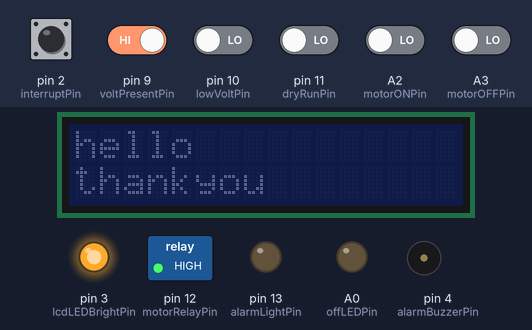
This sketch was run on a simulated Arduino Nano, built with avr-gcc and run on an emulated ATmega328P. Parts: 16×2 character LCD, switched loads named in the sketch (green lamp = pin HIGH), output pins drawn as LEDs (lit = HIGH), buzzer (waves = sounding, pin HIGH). The test bench sets the inputs (shaded band); at power-on: pin 9 (voltPresentPin) HIGH, A2 (motorONPin), A3 (motorOFFPin), pin 2 (interruptPin), pin 10 (lowVoltPin), pin 11 (dryRunPin) LOW. What the sketch prints to the serial monitor is not drawn.

Above: at 1.2 s.
1.3 s: pin 9 (voltPresentPin) driven LOW
At 4.1 s:
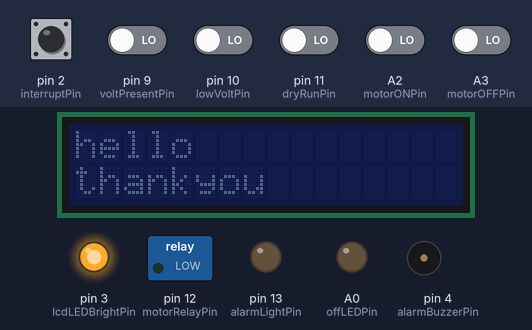
Timing chart, 0 to 5.6 s (numbered marks = the images above; inputs shaded):
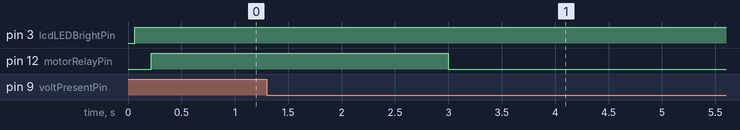

The sketch:

Main_Controller_MCU_Prgm.ino
```cpp
#include <LiquidCrystal_I2C.h>
#include <Wire.h>

LiquidCrystal_I2C lcd(0x27,  16, 2);

const byte interruptPin = 2;
const byte d3Pin = 8;
const byte d2Pin = 7;
const byte d1Pin = 6;
const byte d0Pin = 5;
const byte motorRelayPin = 12;

const byte motorONPin = A2;
const byte motorOFFPin = A3;
const byte voltPresentPin = 9;
const byte lowVoltPin = 10;
const byte dryRunPin = 11;

const byte alarmLightPin = 13;
const byte alarmBuzzerPin = 4;

const byte onLEDPin = A1;
const byte offLEDPin = A0;
const byte inputSwitchPin = A7;
const byte lcdLEDBrightPin = 3;


//volatile byte state = LOW;

volatile bool b[4];
volatile bool d[4];
volatile bool batLow = false;
volatile bool solarCharg = false;

bool dryRunFlag = false;
bool lowVoltFlag = false;
bool voltPresentFlag = false;
bool waterLvlLowFlag = false;
//bool waterLvlHighFlag = false;
bool manualOnFlag = false;
bool manualOffFlag = false;
bool motorStateMemoryFlag = false;
bool motorPinStatusFlag = false;
bool pwrFailFlag = false;
bool error = false;

bool motorStateMemory = false;
bool dryRun = false;
bool lowVolt = false;
bool voltPresent = false;
int waterLvl = 0;

unsigned long previousMills0 = 0;
unsigned long currentMills0 = 0;
unsigned long previousMills1 = 0;
unsigned long currentMills1 = 0;
unsigned long previousMills2 = 0;
unsigned long currentMills2 = 0;
unsigned long previousMills3 = 0;
unsigned long currentMills3 = 0;

int dryrunCounter = 0;
int lowVoltCounter = 0;
int voltPresentCounter = 0;
int voltPresentCounter1 = 0;


void setup() {
  pinMode(interruptPin, INPUT);
  attachInterrupt(digitalPinToInterrupt(interruptPin), interupt, RISING);
  Serial.begin(9600);
  lcd.init();                                        //initialize lcd screen

  pinMode(motorONPin, INPUT);
  pinMode(motorOFFPin, INPUT);
  pinMode(d0Pin, INPUT);
  pinMode(d1Pin, INPUT);
  pinMode(d2Pin, INPUT);
  pinMode(d3Pin, INPUT);
  pinMode(dryRunPin, INPUT);
  pinMode(lowVoltPin, INPUT);
  pinMode(voltPresentPin, INPUT);
  pinMode(motorRelayPin, OUTPUT);
  pinMode(alarmLightPin, OUTPUT);
  pinMode(alarmBuzzerPin, OUTPUT);
  pinMode(onLEDPin, INPUT);
  pinMode(offLEDPin, OUTPUT);
  pinMode(inputSwitchPin, INPUT);
  pinMode(lcdLEDBrightPin, OUTPUT);
}

void loop() {
digitalWrite(lcdLEDBrightPin, HIGH);
 // tell the screen to write on the top row
lcd.setCursor(0,0);
// tell the screen to write “hello, from” on the top  row
lcd.print("hello");
// tell the screen to write on the bottom  row
lcd.setCursor(0,1);
// tell the screen to write “Arduino_uno_guy”  on the bottom row
// you can change whats in the quotes to be what you want  it to be!
lcd.print("thankyou");


 pwrBordReading();
                                                                                                         Serial.print("flags are dryrun, lowvolt, voltpresent: ");
                                                                                                         Serial.print(dryRunFlag);Serial.print("  ");Serial.print(lowVoltFlag);Serial.print("  ");Serial.println(voltPresentFlag);

// comapring the waterlevel and saving to an variable waterLvl
 if(!d[3] && !d[2] && !d[1] && d[0])  waterLvl = 0;
 else if (!d[3] && !d[2] && d[1] && !d[0])  waterLvl = 1;
 else if (!d[3] && !d[2] && d[1] && d[0])  waterLvl = 2;
 else if (!d[3] && d[2] && !d[1] && !d[0])  waterLvl = 3;
 else if (!d[3] && d[2] && !d[1] && d[0])  waterLvl = 4;
 else if (!d[3] && d[2] && d[1] && !d[0])  waterLvl = 5;
 else if (!d[3] && d[2] && d[1] && d[0])  waterLvl = 6;
 else if (d[3] && !d[2] && !d[1] && !d[0])  waterLvl = 7;
 else if (d[3] && !d[2] && !d[1] && d[0])  waterLvl = 8;
 else if (d[3] && !d[2] && d[1] && !d[0])  waterLvl = 9;

                                                                                                         Serial.print("tank level is ");
                                                                                                         Serial.println(waterLvl);

// reading manual switches saving status to variable manualOnFlag
 bool switchON = digitalRead(motorONPin);
 if (switchON) manualOnFlag = true;
 bool switchOFF = digitalRead(motorOFFPin);
 if (switchOFF){                                                                 // manual off disabling all the motor on flags
   manualOnFlag = false;
   waterLvlLowFlag = false;
 }

 // checking waterlevel for setting and resetting the flags
 if(waterLvl == 1 || waterLvl == 0) waterLvlLowFlag = true;
 else if (waterLvl == 9) {                                                       // tank full disable all the motor on flags
  waterLvlLowFlag = false;
  manualOnFlag = false;
 }

                                                                                                        Serial.print("flags are manualOn, waterLvlLow: ");
                                                                                                        Serial.print(manualOnFlag);Serial.print("  ");Serial.println(waterLvlLowFlag);


// motor on section

if(waterLvlLowFlag || manualOnFlag) motorStateMemory = true;                   // variable for entering the code for turning on pump motor
else motorStateMemory = false;

if (motorStateMemory){                                                         // entering to the pump on codes
  if(!dryRunFlag && !lowVoltFlag && voltPresentFlag){                          // checking all the flags before turning on the motor
      digitalWrite(motorRelayPin, HIGH);
      motorPinStatusFlag = true;
      error = false;
      Serial.println("inside on");
  }
  else{
    digitalWrite(motorRelayPin, LOW);
    motorPinStatusFlag = false;
    error = true;
  }
}
else {
  digitalWrite(motorRelayPin, LOW);
  motorPinStatusFlag = false;
  Serial.print("inside off");
}


  Serial.println("-----------------------------------------------------------------------------------------------------------------------------------------");
 delay(1000);


}
```

interupt.ino
```cpp
void interupt(){
  for(int i = 0; i <= 3; i++){                           // saving all the received data bits into a temporary locaton
    b[i] = digitalRead((3+i));
  }
  if(b[3] && b[2] && !b[1] && !b[0]) batLow = true;
  else if (b[3] && b[2] && !b[1] && b[0]) batLow = false;
  else if (b[3] && b[2] && b[1] && !b[0]) solarCharg = true;

  else{
    for(int j =0; j <= 3; j++){                           // saving all the received data bits into a global variable after confirming it is water level
      d[j] = b[j];
    }
  }
}
```

powerBoardReading.ino
```cpp
void pwrBordReading(){
  // dry run section, check for low current only if the motor is on

if(motorPinStatusFlag){                                                // only check if motor is in run condition
                                                                               Serial.println("dryrun inside first if");
  dryRun = digitalRead(dryRunPin);                                     // read current only if motor is on
  if (dryRun){
  dryrunCounter = ++dryrunCounter;                                     // section for ensuring the previous mills only works once in the if condition
  if (dryrunCounter == 1) previousMills0 = millis();
  currentMills0 = millis();
  if((currentMills0 - previousMills0) >= 30000) dryRunFlag = true;     // time period of 30 sec for ensuring that it is dry run. detect bt low current draw(by pcb hardware)
}
else {
   dryrunCounter = 0;                                                  // reseting the dryrunCounter
   dryRunFlag = false;
  }
}
else{                                                                  // normal
                                                                               Serial.println("dryrun inside last else normal");
   dryrunCounter = 0;                                                  // reseting the dryrunCounter and flag
   dryRunFlag = false;
}


// low volt section, check always, give delay if motor is on

 lowVolt = digitalRead(lowVoltPin);
 if(motorPinStatusFlag){                                               // during pump running
                                                                               Serial.println("low volt inside first if");
  if(lowVolt) {
    lowVoltCounter = ++lowVoltCounter;                                 // section for ensuring the previous mills only works once in the if condition
    if (lowVoltCounter == 1) previousMills1 = millis();
   currentMills1 = millis();
  if((currentMills1 - previousMills1) >= 30000) lowVoltFlag = true;    // if pump is on wait for 30sec for confirming the low voltage condition

  }
  else {
    lowVoltFlag = false;
    lowVoltCounter = 0;                                                // resting the counter
  }
 }
 else {                                                                // if motor is not on instantly making lowvoltflag to flase to prevent new motor power on, normal
                                                                                Serial.println("low volt last else normal");
  if(lowVolt) lowVoltFlag = true;
  else lowVoltFlag = false;
  lowVoltCounter = 0;
 }


  // Volt present section, always check, if motor is on suply fails then restart only after some time
 voltPresent = digitalRead(voltPresentPin);
 if(motorPinStatusFlag){
                                                                              Serial.println("volt present inside first if");
  if(!voltPresent) {
    voltPresentCounter = ++voltPresentCounter;                                // section for ensuring the previous mills only works once in the if condition
                                                                              Serial.println(voltPresentCounter);
    if (voltPresentCounter == 1) previousMills2 = millis();
    currentMills2 = millis();
                                                                              Serial.print("volt present previous millis: ");Serial.println(previousMills2);
                                                                              Serial.print("volt present current millis: ");Serial.println(currentMills2);
    if((currentMills2 - previousMills2) >= 1000) {
      voltPresentFlag = false;                                                // if pump is on, wait for 1sec for confirming the no voltage condition
      pwrFailFlag = true;
                                                                              Serial.print("volt present powerfailflag is: ");Serial.println(pwrFailFlag);
  }
  }
   else {
    voltPresentFlag = true;
    pwrFailFlag = false;
    voltPresentCounter = 0;
    voltPresentCounter1 = 0;                                                   // resting the counter
  }
 }
 else if(motorStateMemory && pwrFailFlag){
                                                                              Serial.println("volt present inside elseif");                       // if powerfailed during running
    if(voltPresent){
      voltPresentCounter1 = ++voltPresentCounter1;                             // section for ensuring the previous mills only works once in the if condition
      if (voltPresentCounter1 == 1) previousMills3 = millis();
      currentMills3 = millis();
      if((currentMills3 - previousMills3) >= 20000) {                          // pump is waiting to turn off for 20 sec after a powewrfailure in running condition
        voltPresentFlag = true;
        pwrFailFlag = false;
    }

  }
  else{
    voltPresentFlag = false;
    voltPresentCounter1 = 0;
    voltPresentCounter = 0;
  }

 }
 else{                                                                          // for pump off condition, normal condition
  if(voltPresent) voltPresentFlag = true;
  else voltPresentFlag = false;
  voltPresentCounter = 0;
  voltPresentCounter1 = 0;
                                                                                 Serial.println("voltpresent inside last else normal");
 }

}
```

Measured:
- after the input at 1.3 s, pin 12 (motorRelayPin): HIGH → LOW after 1.7 s
